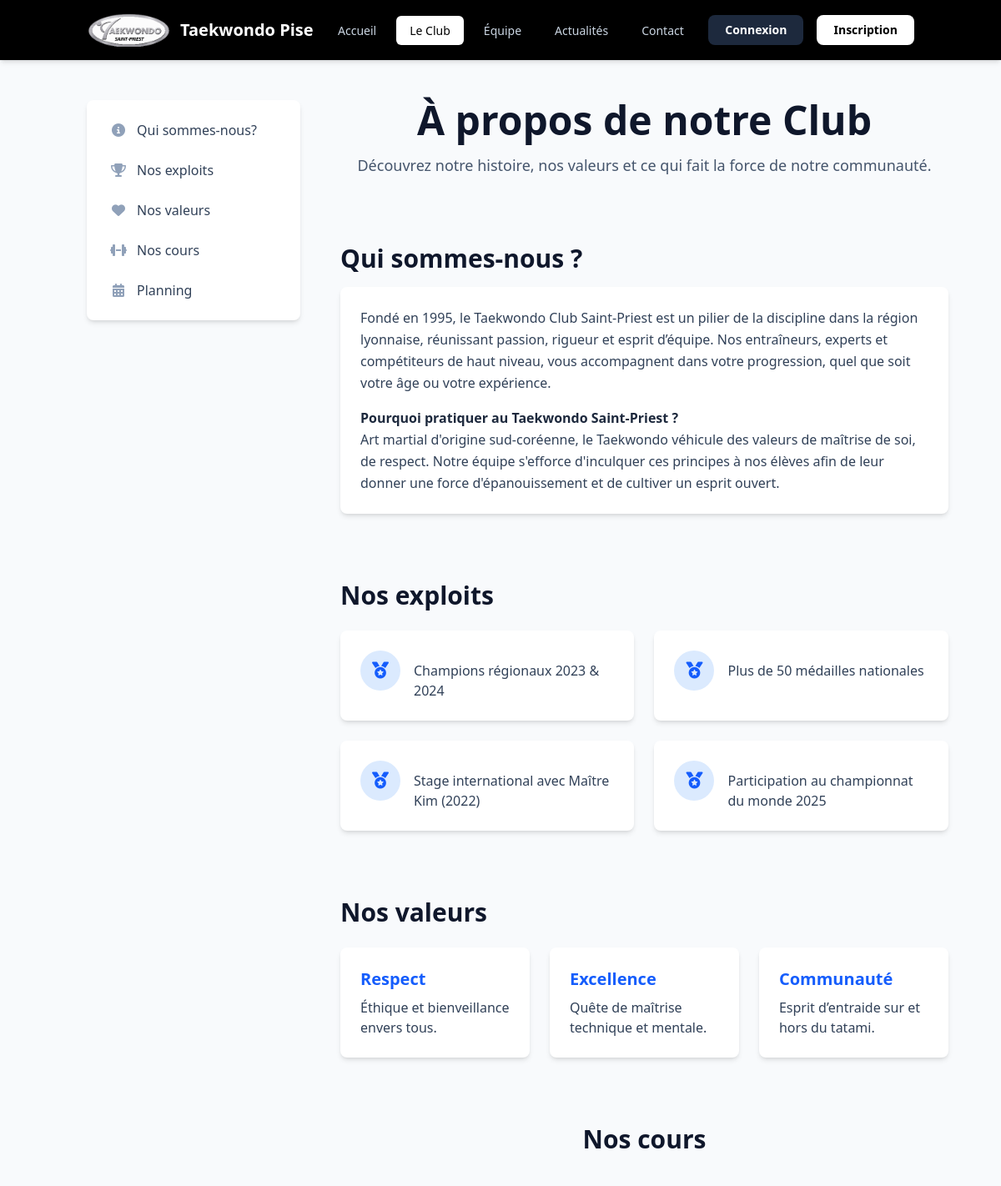
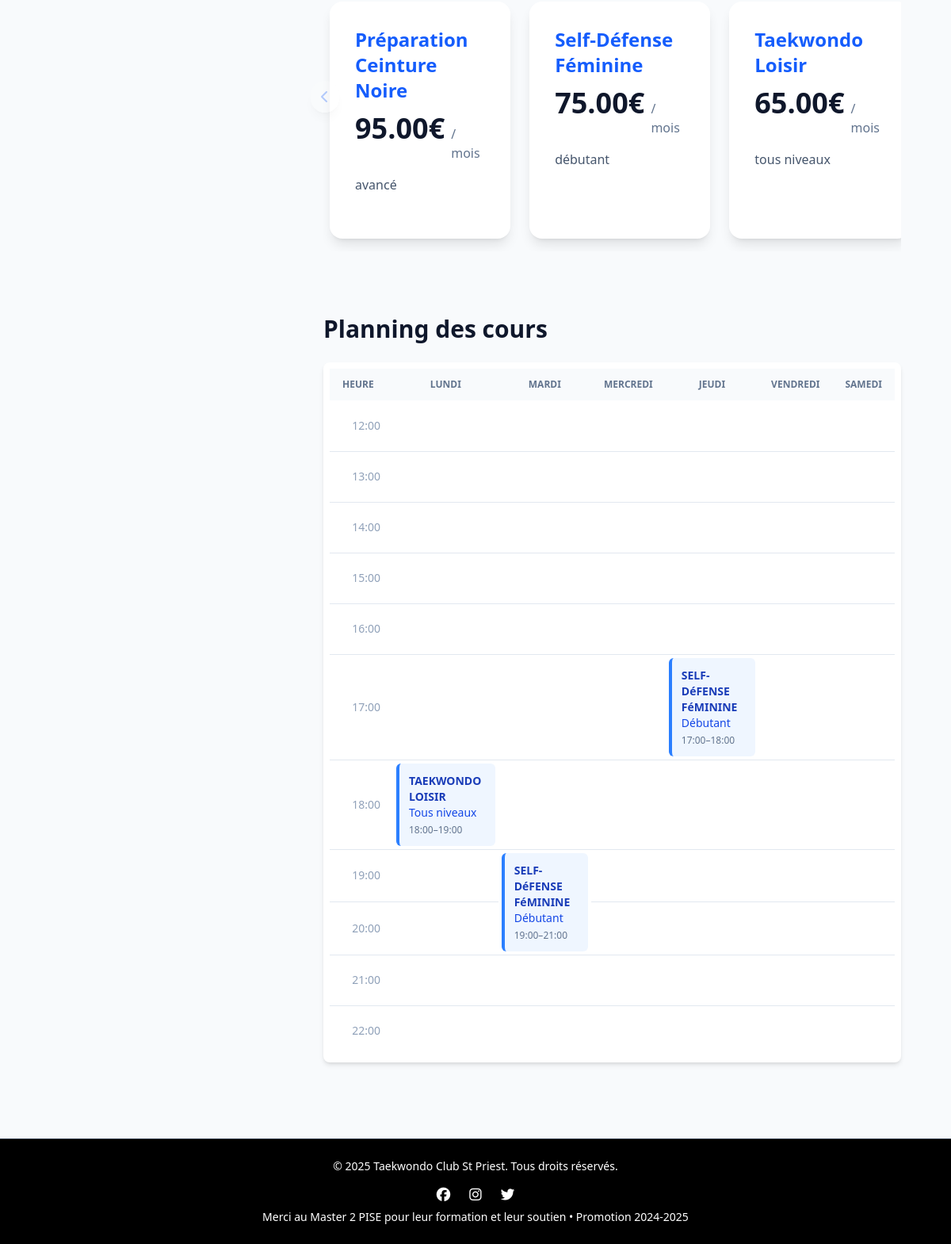
Page /about.php on the committed database (2 pictures, top to bottom).
### tables this page shows
CREATE TABLE `classes` (
  `id` int(10) UNSIGNED NOT NULL,
  `nom` varchar(255) NOT NULL,
  `description` text DEFAULT NULL,
  `team_id` int(10) UNSIGNED NOT NULL,
  `niveau` enum('débutant','intermédiaire','avancé','tous niveaux') NOT NULL,
  `prix` decimal(6,2) NOT NULL,
  `duration_minutes` smallint(5) UNSIGNED NOT NULL COMMENT 'Durée en minutes',
  `date_creation` datetime NOT NULL DEFAULT current_timestamp(),
  `updated_at` datetime NOT NULL DEFAULT current_timestamp() ON UPDATE current_timestamp()
);

CREATE TABLE `schedules` (
  `id` int(10) UNSIGNED NOT NULL,
  `class_id` int(10) UNSIGNED NOT NULL,
  `jour` tinyint(3) UNSIGNED NOT NULL COMMENT '0=dimanche…6=samedi',
  `heure_debut` time NOT NULL,
  `heure_fin` time NOT NULL
);

### fonction/fonctions.php (called while the page is built, shortened)
<?php
function connexionBaseDeDonnees(): PDO
{
    static $co = null;
    if ($co === null) {
        $dsn = 'mysql:host=' . DB_HOST . ';dbname=' . DB_NAME . ';charset=' . DB_CHARSET;
        try {
            $options = array(
                PDO::ATTR_ERRMODE => PDO::ERRMODE_EXCEPTION,
                PDO::ATTR_DEFAULT_FETCH_MODE => PDO::FETCH_ASSOC,
            );
            $co = new PDO($dsn, DB_USER, DB_PASS, $options);
        } catch (PDOException $e) {
            logErreur(__FUNCTION__, $e->getMessage());
            throw new Exception("Erreur de connexion à la base de données");
        }
    }
    return $co;
}
function getListeCours(): array
{
    $co = connexionBaseDeDonnees();
    $sql = "
        SELECT
          c.id,
          c.nom,
          c.niveau,
          CONCAT(c.prix,' €') AS prix_aff,
          c.prix,
          LEFT(c.description,100) AS extrait_desc,
          CONCAT(t.prenom,' ',t.nom) AS entraineur,
          DATE_FORMAT(c.date_creation,'%d-%m-%Y') AS date_creation,
          DATE_FORMAT(c.updated_at,'%d-%m-%Y') AS date_modification
        FROM classes c
        LEFT JOIN team t ON t.id = c.team_id
        ORDER BY c.nom
    ";
    try {
        $req = $co->prepare($sql);
        $req->execute();
        return $req->fetchAll(PDO::FETCH_ASSOC);
    } catch (PDOException $e) {
        logErreur(__FUNCTION__, $e->getMessage());
        throw new Exception('Erreur lors de la récupération des cours');
    }
}
function getCoursPlanning(): array
{
    $co = connexionBaseDeDonnees();
    $sql = "
    SELECT
      s.jour AS jour,
      s.heure_debut,
      s.heure_fin,
      c.nom,
      c.niveau
    FROM schedules AS s
    INNER JOIN classes AS c ON s.class_id = c.id
    ORDER BY s.jour
    ";
    try {
        $req = $co->prepare($sql);
        $req->execute();
        return $req->fetchAll(PDO::FETCH_ASSOC);
    } catch (PDOException $e) {
        logErreur(__FUNCTION__, $e->getMessage());
        throw new Exception('Erreur lors de la récupération du planning des cours');
    }
}

### about.php (the view, shortened to what this page needs)
<?php
require __DIR__ . '/fonction/fonctions.php';
$classes = getListeCours();
$nav = [
    'quisommesnous' => ['icon' => 'info-circle', 'label' => 'Qui sommes-nous?'],
    'nosexploits' => ['icon' => 'trophy', 'label' => 'Nos exploits'],
    'nosvaleurs' => ['icon' => 'heart', 'label' => 'Nos valeurs'],
    'noscours' => ['icon' => 'dumbbell', 'label' => 'Nos cours'],
    'planning' => ['icon' => 'calendar-alt', 'label' => 'Planning'],
];
$exploits = [
    'Champions régionaux 2023 & 2024',
    'Plus de 50 médailles nationales',
    'Stage international avec Maître Kim (2022)',
    'Participation au championnat du monde 2025',
];
$valeurs = [
    'Respect' => 'Éthique et bienveillance envers tous.',
    'Excellence' => 'Quête de maîtrise technique et mentale.',
    'Communauté' => 'Esprit d’entraide sur et hors du tatami.',
];
$planningEntier = getCoursPlanning();
$mappingJour = [2 => 'Lundi', 3 => 'Mardi', 4 => 'Mercredi', 5 => 'Jeudi', 6 => 'Vendredi', 7 => 'Samedi'];
$jours = array_keys($mappingJour);
$start = 12;
$end = 22;
$planning = array();
foreach ($planningEntier as $cours) {
    $j = (int) $cours['jour'];
    $h = (int) $cours['heure_debut'];
    $planning[$j][$h][] = $cours;
}
?>
<!DOCTYPE html>
<html lang="fr" class="scroll-smooth">
<head>
    <?php include __DIR__ . '/includes/head.php'; ?>
</head>
<body class="min-h-screen flex flex-col bg-slate-50 text-slate-800 antialiased">
    <?php include __DIR__ . '/includes/header.php'; ?>
    <main class="flex-grow container mx-auto px-4 py-12 lg:flex lg:gap-12">
        <aside class="hidden lg:block sticky top-28 self-start w-64 flex-shrink-0">
            <nav class="bg-white rounded-lg shadow-md p-4">
                <ul class="space-y-2">
                    <?php foreach ($nav as $id => $item) { ?>
                        <li>
                            <a href="#<?= $id ?>"
                                class="flex items-center px-3 py-2 rounded-lg text-slate-700 font-medium hover:bg-blue-50 hover:text-blue-700 transition-colors duration-200">
                                <i class="fas fa-fw fa-<?= $item['icon'] ?> text-slate-400 mr-3"></i>
                                <span><?= $item['label'] ?></span>
                            </a>
                        </li>
                    <?php } ?>
                </ul>
            </nav>
        </aside>
        <section class="flex-grow space-y-20 max-w-5xl">
            <article id="quisommesnous" class="text-center scroll-mt-24">
                <h1 class="text-4xl lg:text-5xl font-extrabold text-slate-900">
                    À propos de notre Club
                </h1>
                <p class="mt-4 text-lg text-slate-600">Découvrez notre histoire, nos valeurs et ce qui fait la force de
                    notre communauté.</p>
            </article>
            <article class="space-y-4 scroll-mt-24">
                <h2 class="text-3xl font-bold text-slate-900">Qui sommes-nous&nbsp;?</h2>
                <div class="bg-white p-6 rounded-lg shadow-md space-y-4 text-slate-700 leading-relaxed">
                    <p>
                        Fondé en 1995, le Taekwondo Club Saint-Priest est un pilier de la discipline dans la région
                        lyonnaise, réunissant passion, rigueur et esprit d’équipe. Nos entraîneurs, experts et
                        compétiteurs de haut niveau, vous accompagnent dans votre progression, quel que soit votre âge
                        ou votre expérience.
                    </p>
                    <p>
                        <strong class="text-slate-800">Pourquoi pratiquer au Taekwondo Saint-Priest ?</strong><br>
                        Art martial d'origine sud-coréenne, le Taekwondo véhicule des valeurs de maîtrise de soi, de
                        respect. Notre équipe s'efforce d'inculquer ces principes à nos élèves afin de leur donner une
                        force d'épanouissement et de cultiver un esprit ouvert.
                    </p>
                </div>
            </article>
            <article id="nosexploits" class="space-y-6 scroll-mt-24">
                <h2 class="text-3xl font-bold text-slate-900">Nos exploits</h2>
                <ul class="grid grid-cols-1 md:grid-cols-2 gap-6">
                    <?php foreach ($exploits as $e) { ?>
                        <li class="bg-white p-6 rounded-lg shadow-md flex items-start space-x-4">
                            <div
                                class="flex-shrink-0 bg-blue-100 text-blue-600 rounded-full h-12 w-12 flex items-center justify-center">
                                <i class="fas fa-medal text-xl"></i>
                            </div>
                            <span class="font-medium text-slate-700 pt-3"><?= $e ?></span>
                        </li>
                    <?php } ?>
                </ul>
            </article>
            <article id="nosvaleurs" class="space-y-6 scroll-mt-24">
                <h2 class="text-3xl font-bold text-slate-900">Nos valeurs</h2>
                <div class="grid grid-cols-1 md:grid-cols-3 gap-6">
                    <?php foreach ($valeurs as $titre => $desc) { ?>
                        <div
                            class="bg-white p-6 rounded-lg shadow-md transition duration-300 hover:shadow-xl hover:-translate-y-1">
                            <h3 class="text-xl font-bold text-blue-600 mb-2"><?= $titre ?></h3>
                            <p class="text-slate-700"><?= $desc ?></p>
                        </div>
                    <?php } ?>
                </div>
            </article>
            <article id="noscours" class="relative group scroll-mt-24">
                <h2 class="text-3xl font-bold text-slate-900 text-center mb-6">Nos cours</h2>
                <button id="courses-prev"
                    class="absolute left-0 top-1/2 z-10 transform -translate-y-1/2 -translate-x-4 bg-white/80 p-2 rounded-full shadow-lg hover:bg-white transition-opacity opacity-0 group-hover:opacity-100 disabled:opacity-30 disabled:cursor-not-allowed">
                    <i class="fas fa-chevron-left text-blue-600 h-5 w-5"></i>
                </button>
                <div id="courses-carousel" class="flex gap-6 overflow-x-auto py-4 px-2 scroll-snap-x snap-mandatory">
                    <?php foreach ($classes as $c) { ?>
                        <div
                            class="snap-start flex-shrink-0 w-10/12 md:w-1/2 lg:w-[32%] bg-white p-8 rounded-2xl shadow-lg flex flex-col">
                            <h3 class="text-2xl font-bold text-blue-600 mb-3"><?= htmlspecialchars($c['nom'], ENT_QUOTES) ?>
                            </h3>
                            <div class="flex items-baseline mb-4">
                                <span
                                    class="text-4xl font-extrabold text-slate-900"><?= htmlspecialchars($c['prix'], ENT_QUOTES) ?>€</span>
                                <span class="ml-2 text-slate-500">/ mois</span>
                            </div>
                            <p class="text-slate-600 mb-6 flex-grow"><?= htmlspecialchars($c['niveau'], ENT_QUOTES) ?></p>
                        </div>
                    <?php } ?>
                </div>
            </article>
            <article id="planning" class="space-y-6 scroll-mt-24">
                <h2 class="text-3xl font-bold text-slate-900">Planning des cours</h2>
                <div class="overflow-x-auto bg-white rounded-lg shadow-md p-2">
                    <table class="min-w-full table-auto border-collapse">
                        <thead class="bg-slate-50">
                            <tr>
                                <th class="w-20 px-4 py-3 text-left text-xs font-semibold text-slate-500 uppercase">
                                    Heure</th>
                                <?php foreach ($jours as $j) { ?>
                                    <th class="px-4 py-3 text-center text-xs font-semibold text-slate-500 uppercase">
                                        <?= $mappingJour[$j] ?>
                                    </th>
                                <?php } ?>
                            </tr>
                        </thead>
                        <tbody class="divide-y divide-slate-200">
                            <?php for ($h = $start; $h <= $end; $h++) { ?>
                                <tr>
                                    <td class="px-4 py-2 text-right font-medium text-sm text-slate-400">
                                        <?= sprintf('%02d:00', $h) ?>
                                    </td>
                                    <?php foreach ($jours as $j) { ?>
                                        <?php if (!empty($planning[$j][$h])) { ?>
                                            <?php foreach ($planning[$j][$h] as $c) {
                                                $heureFin = (int) $c['heure_fin'];
                                                $span = max(1, $heureFin - $h);
                                                ?>
                                                <td rowspan="<?= $span ?>" class="p-1 align-top">
                                                    <div
                                                        class="bg-blue-50 border-l-4 border-blue-500 rounded-md p-3 h-full flex flex-col">
                                                        <div class="font-bold text-sm text-blue-800">
                                                            <?= strtoupper(htmlspecialchars($c['nom'], ENT_QUOTES)) ?>
                                                        </div>
                                                        <div class="text-sm text-blue-700">
                                                            <?= ucfirst(htmlspecialchars($c['niveau'], ENT_QUOTES)) ?>
                                                        </div>
                                                        <div class="text-xs text-slate-500 mt-auto pt-1">
                                                            <?= sprintf('%02d:00–%02d:00', $h, $heureFin) ?>
                                                        </div>
                                                    </div>
                                                </td>
                                            <?php } ?>
                                        <?php } else { ?>
                                            <td class="h-16"></td>
                                        <?php } ?>
                                    <?php } ?>
                                </tr>
                            <?php } ?>
                        </tbody>
                    </table>
                </div>
            </article>
        </section>
    </main>
    <?php include __DIR__ . '/includes/footer.php'; ?>
</body>
</html>

### rows in the picture
classes: nom "Préparation Ceinture Noire", prix "95.00", niveau "avancé"
classes: nom "Self-Défense Féminine", prix "75.00", niveau "débutant"
classes: nom "Taekwondo Loisir", prix "65.00", niveau "tous niveaux"
schedules: class.nom "SELF-DéFENSE FéMININE", class.niveau "Débutant", heure_fin "18"
schedules: class.nom "TAEKWONDO LOISIR", class.niveau "Tous niveaux", heure_fin "19"
schedules: class.nom "SELF-DéFENSE FéMININE", class.niveau "Débutant", heure_fin "21"

### other values in the picture
$label "Accueil"
$label "Le Club"
$label "Équipe"
$label "Actualités"
$label "Contact"
$item['label'] "Qui sommes-nous?"
$item['label'] "Nos exploits"
$item['label'] "Nos valeurs"
$item['label'] "Nos cours"
$item['label'] "Planning"
$e "Champions régionaux 2023 & 2024"
$e "Plus de 50 médailles nationales"
$e "Stage international avec Maître Kim (2022)"
$e "Participation au championnat du monde 2025"
$titre "Respect"
